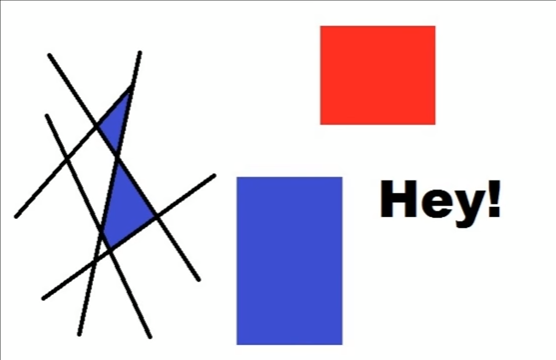
#> input picture tut13png.png, 556 x 360 px
$ python tut13.py
#> lines starting #> are read from the running program, lines starting #| are printed output that depends on the picture; after the words box and inside, x2 and y2 are one past the last pixel; in counts of white or black regions, pixels touching at a corner belong together
import cv2
import numpy as np

img = cv2.imread('tut13png.png')
#> img is the input picture: shape (360, 556, 3); mean B, G, R 226.7, 215.1, 224.1
gray = cv2.cvtColor(img, cv2.COLOR_BGR2GRAY)
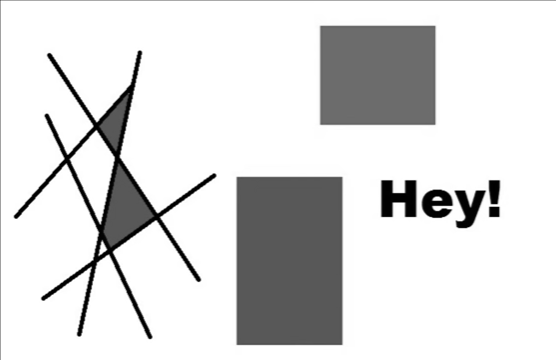
#> gray: shape (360, 556); min 0, max 255, mean 219.4
gray = np.float32(gray)

corners = cv2.goodFeaturesToTrack(gray, 200, 0.01, 10)
#> corners = 120 rows, first 8: [433, 199], [455, 191], [484, 191], [450, 210], [96, 131], [66, 164], [457, 222], [67, 153]
corners = np.int0(corners)

for corner in corners:
	x, y = corner.ravel()
	cv2.circle(img, (x,y), 3, 255, -1)
#> this loop made 120 passes
#> (x, y) on passes 1 to 12: (433, 199), (455, 191), (484, 191), (450, 210), (96, 131), (66, 164), (457, 222), (67, 153), (498, 207), (46, 115), (150, 337), (199, 280)
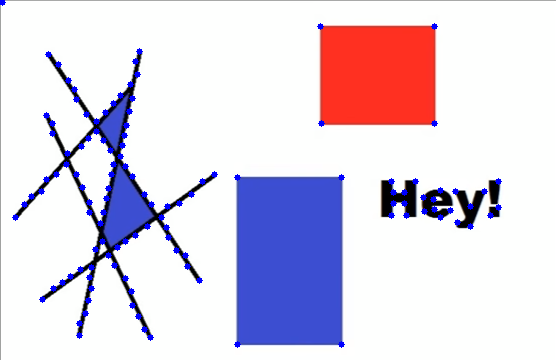
#> img: shape (360, 556, 3); 1.74% of pixels changed, all inside (x1, y1, x2, y2) = (0, 0, 502, 348)
cv2.imshow('img', img)

cv2.waitKey(0)
